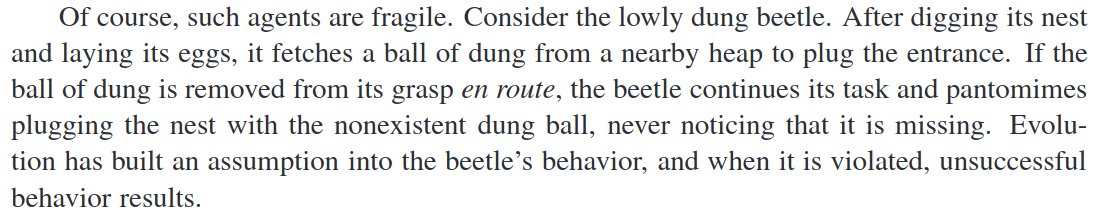
#> input picture AI Lab/Computer Vision/Class practice/samples/text.png, 1110 x 220 px
$ jupyter execute opencv_intro.ipynb
#> lines starting #> are read from the running program, lines starting #| are printed output that depends on the picture; after the words box and inside, x2 and y2 are one past the last pixel; in counts of white or black regions, pixels touching at a corner belong together
# Intro to OpenCV

OpenCV images are NumPy arrays, and can be manipulated as such.

## Manipulating existing images

[cell 1]
import cv2

img = cv2.imread("samples/text.png")  #setting this to 0 gives a greyscale image, -1 to colour, -1 to transparency and so on
#> img is the input picture: shape (220, 1110, 3); mean B, G, R 234.8, 234.2, 233.9
print(f"Width: {img.shape[1]} pixels")
#| Width: 1110 pixels
print(f"Heigth: {img.shape[0]} pixels")
#| Heigth: 220 pixels
print(f"Shape: {img.shape}")
#| Shape: (220, 1110, 3)

[cell 2]
cv2.imshow("ciao", img)
cv2.waitKey(0)
cv2.destroyAllWindows()

It is possible to change the format of the image just by rewriting it:

[cell 3]
'''
cv2.imwrite("wtf.jpg", img)
cv2.imshow("JPG", img)
cv2.waitKey(0)
cv2.destroyAllWindows()
'''

Some references about to coordinates (note how the order of the channels is BGR and not RGB):

[cell 4]
b,g,r = img[0, 0]
#> b = 255; g = 255; r = 255
print(b,g,r)
#| 255 255 255

[cell 5]
#let's change some pixels:
import numpy as np
black = np.repeat((0, 0, 0), 100*100).reshape(100, 100, 3)
print(black)
print(black.shape)
img[0:100, 0:100] = black
cv2.imshow("blackened", img)
cv2.waitKey(0)
cv2.destroyAllWindows()

[cell 6]
#A more clever way:
img[0:100, 0:100] = (255, 0, 0)
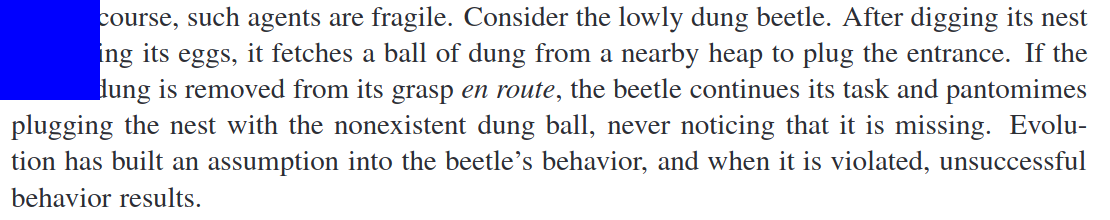
#> img: shape (220, 1110, 3); mean B, G, R 235.7, 224.6, 224.4
cv2.imshow("imblue", img)
cv2.waitKey(0)
cv2.destroyAllWindows()

## Drawing on images

[cell 7]
#Drawing a black square
img = np.zeros((500, 500, 3), dtype="uint8") #it is always better to specify the data type

cv2.imshow("blacksquare", img)
cv2.waitKey(0)
cv2.destroyAllWindows()

[cell 8]
#Drawing a line on such square
green = (0, 255, 0)

cv2.line(img, (200, 200), (400, 400), green, 4)
cv2.imshow("greenline", img)
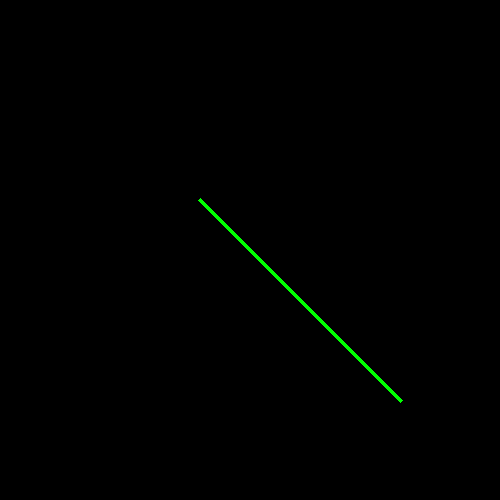
#> window 'greenline': shape (500, 500, 3); mean B, G, R 0, 1, 0
cv2.waitKey(0)
cv2.destroyAllWindows()

[cell 9]
#Drawing a rectangle
img = np.zeros((500, 500, 3), dtype="uint8") #it is always better to specify the data type

cv2.rectangle(img, (200, 200), (300, 300), (128, 128, 128), 4)
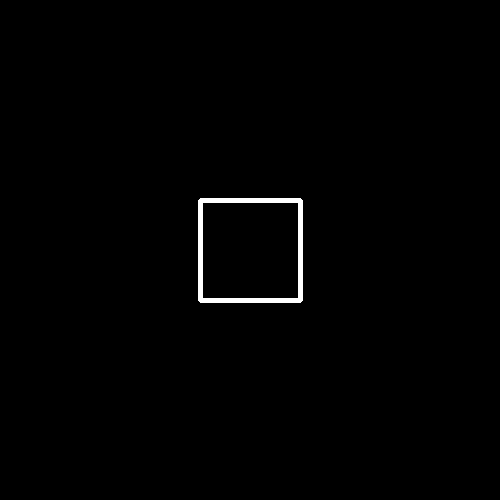
#> img: shape (500, 500, 3); values 0 (black) and 128 (white), 0.8% white; 1 white region, box (x1, y1, x2, y2) and area: (198, 198, 303, 303) 1988
cv2.imshow("greyrec", img)
cv2.waitKey(0)
cv2.destroyAllWindows()

[cell 10]
#Drawing a circle
img = np.zeros((500, 500, 3), dtype="uint8") #it is always better to specify the data type

cv2.circle(img, (200, 200), 30, (0, 0, 255), -1)    #-1 in thickness fills the shape with the chosen colour
cv2.circle(img, (img.shape[0]//2, img.shape[1]//2), 100, (255, 255, 255), 1)    #pixel coordinates must be integers
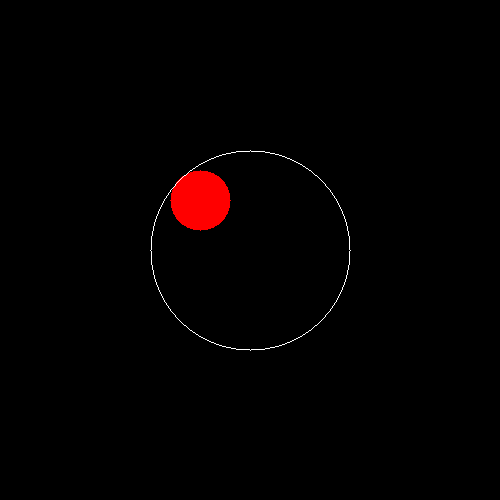
#> img: shape (500, 500, 3); mean B, G, R 0.6, 0.6, 3.4
cv2.imshow("whitecircle", img)
cv2.waitKey(0)
cv2.destroyAllWindows()

## Splitting channels

It is possible to split the channels, store them separately and work on them separately.

[cell 11]
img = cv2.imread("samples/landscape.jpeg")
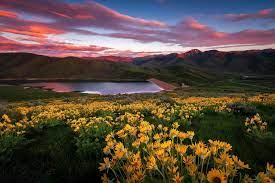
#> input picture AI Lab/Computer Vision/Class practice/samples/landscape.jpeg, 275 x 183 px
#> img is the input picture: shape (183, 275, 3); mean B, G, R 64.4, 73.9, 89.1
b, g, r = cv2.split(img)
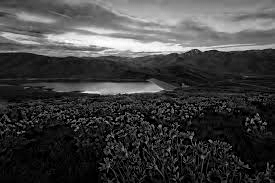
#> b: shape (183, 275); min 0, max 255, mean 64.4
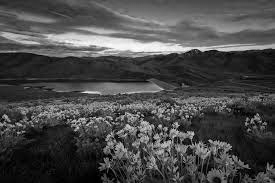
#> g: shape (183, 275); min 0, max 254, mean 73.9
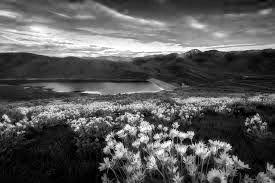
#> r: shape (183, 275); min 0, max 255, mean 89.1
reconstruct = cv2.merge((b, g ,r))

cv2.imshow("Red channel", r)    #note how this actually gives only a single channel, and thus a greyscale image
cv2.waitKey(0)
cv2.destroyAllWindows()

[cell 12]
#An alternative approach

cv2.imshow("Red channel", img[:, :, 2])
cv2.waitKey(0)
cv2.destroyAllWindows()

[cell 13]
#Some manipulation

img[:, :, 0:2] = 0
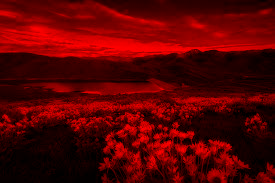
#> img: shape (183, 275, 3); mean B, G, R 0, 0, 89.1
cv2.imshow("Red channel", img)
cv2.waitKey(0)
cv2.destroyAllWindows()
